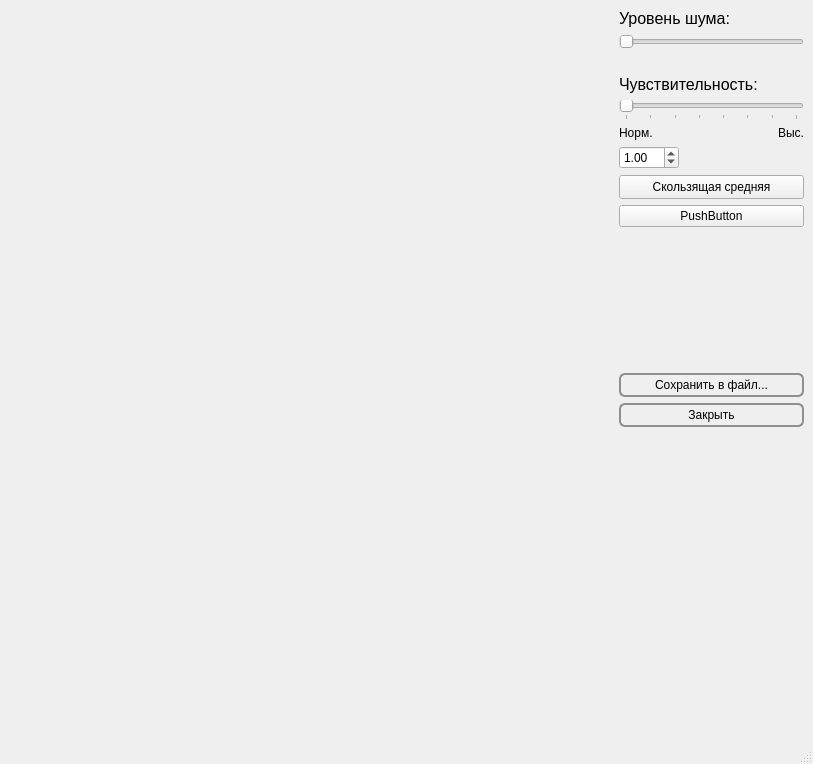
<?xml version="1.0" encoding="UTF-8"?>
<ui version="4.0">
 <class>FilterFFT</class>
 <widget class="QMainWindow" name="FilterFFT">
  <property name="geometry">
   <rect>
    <x>0</x>
    <y>0</y>
    <width>813</width>
    <height>764</height>
   </rect>
  </property>
  <property name="windowTitle">
   <string>MainWindow</string>
  </property>
  <widget class="QWidget" name="centralwidget">
   <layout class="QVBoxLayout" name="verticalLayout_2">
    <item>
     <layout class="QGridLayout" name="gridLayout">
      <item row="0" column="1">
       <layout class="QVBoxLayout" name="verticalLayout">
        <item>
         <widget class="QLabel" name="label_2">
          <property name="maximumSize">
           <size>
            <width>185</width>
            <height>20</height>
           </size>
          </property>
          <property name="font">
           <font>
            <pointsize>12</pointsize>
           </font>
          </property>
          <property name="text">
           <string>Уровень шума:</string>
          </property>
         </widget>
        </item>
        <item>
         <widget class="QSlider" name="Slider_level">
          <property name="minimumSize">
           <size>
            <width>185</width>
            <height>0</height>
           </size>
          </property>
          <property name="maximumSize">
           <size>
            <width>185</width>
            <height>16777215</height>
           </size>
          </property>
          <property name="pageStep">
           <number>1</number>
          </property>
          <property name="orientation">
           <enum>Qt::Horizontal</enum>
          </property>
          <property name="tickPosition">
           <enum>QSlider::NoTicks</enum>
          </property>
          <property name="tickInterval">
           <number>1</number>
          </property>
         </widget>
        </item>
        <item>
         <spacer name="verticalSpacer_2">
          <property name="orientation">
           <enum>Qt::Vertical</enum>
          </property>
          <property name="sizeType">
           <enum>QSizePolicy::Preferred</enum>
          </property>
          <property name="sizeHint" stdset="0">
           <size>
            <width>20</width>
            <height>20</height>
           </size>
          </property>
         </spacer>
        </item>
        <item>
         <widget class="QLabel" name="label">
          <property name="maximumSize">
           <size>
            <width>185</width>
            <height>20</height>
           </size>
          </property>
          <property name="font">
           <font>
            <pointsize>12</pointsize>
           </font>
          </property>
          <property name="text">
           <string>Чувствительность:</string>
          </property>
         </widget>
        </item>
        <item>
         <widget class="QSlider" name="Slider_sens">
          <property name="minimumSize">
           <size>
            <width>185</width>
            <height>0</height>
           </size>
          </property>
          <property name="maximumSize">
           <size>
            <width>185</width>
            <height>16777215</height>
           </size>
          </property>
          <property name="minimum">
           <number>1</number>
          </property>
          <property name="maximum">
           <number>8</number>
          </property>
          <property name="singleStep">
           <number>1</number>
          </property>
          <property name="pageStep">
           <number>1</number>
          </property>
          <property name="value">
           <number>1</number>
          </property>
          <property name="sliderPosition">
           <number>1</number>
          </property>
          <property name="tracking">
           <bool>true</bool>
          </property>
          <property name="orientation">
           <enum>Qt::Horizontal</enum>
          </property>
          <property name="tickPosition">
           <enum>QSlider::TicksBelow</enum>
          </property>
          <property name="tickInterval">
           <number>1</number>
          </property>
         </widget>
        </item>
        <item>
         <layout class="QHBoxLayout" name="horizontalLayout">
          <item>
           <widget class="QLabel" name="label_3">
            <property name="maximumSize">
             <size>
              <width>90</width>
              <height>15</height>
             </size>
            </property>
            <property name="text">
             <string>Норм.</string>
            </property>
           </widget>
          </item>
          <item>
           <widget class="QLabel" name="label_4">
            <property name="maximumSize">
             <size>
              <width>90</width>
              <height>15</height>
             </size>
            </property>
            <property name="text">
             <string>Выс.</string>
            </property>
            <property name="alignment">
             <set>Qt::AlignRight|Qt::AlignTrailing|Qt::AlignVCenter</set>
            </property>
           </widget>
          </item>
         </layout>
        </item>
        <item>
         <widget class="QDoubleSpinBox" name="sigma">
          <property name="minimumSize">
           <size>
            <width>50</width>
            <height>0</height>
           </size>
          </property>
          <property name="maximumSize">
           <size>
            <width>60</width>
            <height>16777215</height>
           </size>
          </property>
          <property name="decimals">
           <number>2</number>
          </property>
          <property name="minimum">
           <double>0.000000000000000</double>
          </property>
          <property name="maximum">
           <double>1000.000000000000000</double>
          </property>
          <property name="value">
           <double>1.000000000000000</double>
          </property>
         </widget>
        </item>
        <item>
         <widget class="QPushButton" name="pushButton">
          <property name="minimumSize">
           <size>
            <width>185</width>
            <height>24</height>
           </size>
          </property>
          <property name="maximumSize">
           <size>
            <width>185</width>
            <height>16777215</height>
           </size>
          </property>
          <property name="text">
           <string>Скользящая средняя</string>
          </property>
         </widget>
        </item>
        <item>
         <widget class="QPushButton" name="pushButton_2">
          <property name="text">
           <string>PushButton</string>
          </property>
          <property name="checkable">
           <bool>true</bool>
          </property>
          <property name="checked">
           <bool>false</bool>
          </property>
          <property name="autoRepeat">
           <bool>false</bool>
          </property>
          <property name="autoExclusive">
           <bool>true</bool>
          </property>
         </widget>
        </item>
        <item>
         <spacer name="verticalSpacer">
          <property name="orientation">
           <enum>Qt::Vertical</enum>
          </property>
          <property name="sizeType">
           <enum>QSizePolicy::Preferred</enum>
          </property>
          <property name="sizeHint" stdset="0">
           <size>
            <width>20</width>
            <height>140</height>
           </size>
          </property>
         </spacer>
        </item>
        <item>
         <widget class="QPushButton" name="pushButton_saveTxt">
          <property name="minimumSize">
           <size>
            <width>185</width>
            <height>24</height>
           </size>
          </property>
          <property name="maximumSize">
           <size>
            <width>185</width>
            <height>16777215</height>
           </size>
          </property>
          <property name="styleSheet">
           <string notr="true"> QPushButton {
     border: 2px solid #8f8f91;
     border-radius: 6px;
     background-color: qlineargradient(x1: 0, y1: 0, x2: 0, y2: 1,
                                       stop: 0 #f6f7fa, stop: 1 #dadbde);
     min-height: 20px; 
}
QPushButton:pressed {
     background-color: qlineargradient(x1: 0, y1: 0, x2: 0, y2: 1,
                                       stop: 0 #dadbde, stop: 1 #f6f7fa);
 }</string>
          </property>
          <property name="text">
           <string>Сохранить в файл...</string>
          </property>
         </widget>
        </item>
        <item>
         <widget class="QPushButton" name="pushButton_close">
          <property name="minimumSize">
           <size>
            <width>185</width>
            <height>24</height>
           </size>
          </property>
          <property name="maximumSize">
           <size>
            <width>185</width>
            <height>16777215</height>
           </size>
          </property>
          <property name="styleSheet">
           <string notr="true"> QPushButton {
     border: 2px solid #8f8f91;
     border-radius: 6px;
     background-color: qlineargradient(x1: 0, y1: 0, x2: 0, y2: 1,
                                       stop: 0 #f6f7fa, stop: 1 #dadbde);
     min-height: 20px; 
}
QPushButton:pressed {
     background-color: qlineargradient(x1: 0, y1: 0, x2: 0, y2: 1,
                                       stop: 0 #dadbde, stop: 1 #f6f7fa);
 }</string>
          </property>
          <property name="text">
           <string>Закрыть</string>
          </property>
         </widget>
        </item>
       </layout>
      </item>
      <item row="1" column="0">
       <widget class="QCustomPlot" name="widget_idft" native="true"/>
      </item>
      <item row="0" column="0">
       <widget class="QCustomPlot" name="widget_dft" native="true">
        <property name="minimumSize">
         <size>
          <width>600</width>
          <height>0</height>
         </size>
        </property>
       </widget>
      </item>
     </layout>
    </item>
   </layout>
  </widget>
  <widget class="QMenuBar" name="menubar">
   <property name="geometry">
    <rect>
     <x>0</x>
     <y>0</y>
     <width>813</width>
     <height>21</height>
    </rect>
   </property>
  </widget>
  <widget class="QStatusBar" name="statusbar"/>
 </widget>
 <customwidgets>
  <customwidget>
   <class>QCustomPlot</class>
   <extends>QWidget</extends>
   <header>qcustomplot.h</header>
   <container>1</container>
  </customwidget>
 </customwidgets>
 <resources/>
 <connections/>
</ui>
